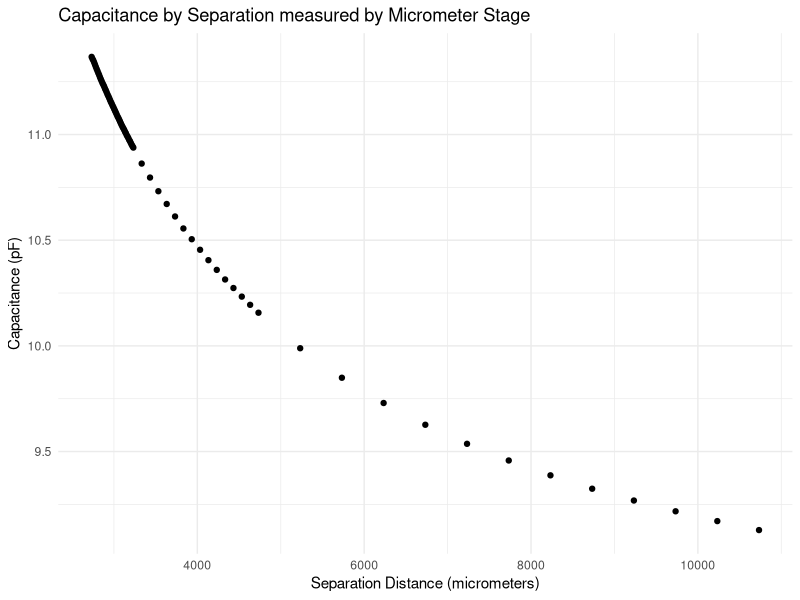

This figure's R source:
library(tidyverse)
library(ggthemes)

setwd("~/hoffman/capacitance")

micrometer_stage3 <- read_csv("micrometerstage4.csv")

micrometer_stage3 %>% 
  mutate(distance = separation) %>% 
  group_by(distance) %>%
  summarize(avg_cap = mean(capacitance), count = n()) %>%
  filter(count>1) %>% 
  ungroup() %>%
  ggplot(aes(distance, avg_cap/10^6))+
  geom_point()+
  labs(title = "Capacitance by Separation measured by Micrometer Stage",
       #subtitle = "Offset D128, Overlapping Area 5e-4 m^2",
       x = "Separation Distance (micrometers)",
       y = "Capacitance (pF)")+
   # geom_point(aes(x= distance,
   #               y= 8.85*5*10^(-4)/(distance/(10^6))+8.7092,
   #               color = "red"), show.legend = FALSE)+
  theme_minimal()
